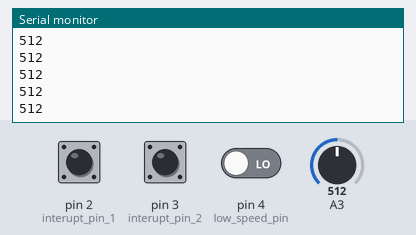
A sketch run on a simulated Arduino Uno, built with avr-gcc and run on an emulated ATmega328P. On the bench: the last lines printed to the serial monitor. Inputs (shaded band) come from the test bench; at power-on: pin 2 (interupt_pin_1) LOW, pin 3 (interupt_pin_2) LOW, A3 = 512, pin 4 (low_speed_pin) LOW. No radio packets arrive unless stated.

Above: at 1.2 s.
1.3 s: pin 2 (interupt_pin_1) pulled HIGH for 0.15 s
2.9 s: pin 3 (interupt_pin_2) pulled HIGH for 0.15 s
4.5 s: A3 set to 716
At 5.3 s:
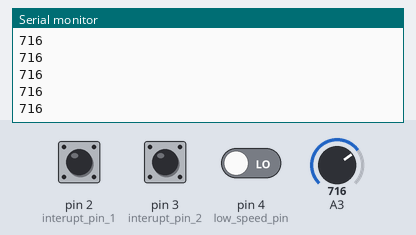
6.0 s: pin 2 (interupt_pin_1) pulled HIGH for 1 s
8.5 s: pin 3 (interupt_pin_2) pulled HIGH for 1 s
11.0 s: A3 set to 900
At 11.8 s:
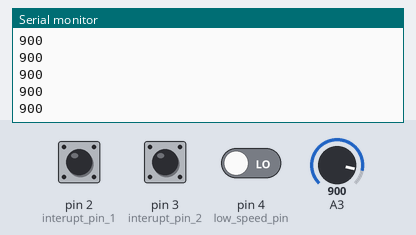
Timing chart, 0 to 13.1 s (numbered marks = the images above; inputs shaded):
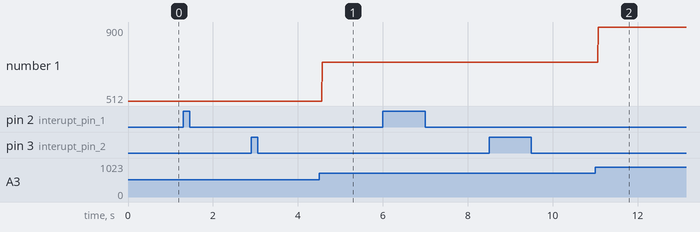

Measured:
- after the input at 4.5 s, the serial monitor: prints a new line after 0.07 s (image 1)
- after the input at 11.0 s, the serial monitor: prints a new line after 0.07 s (image 2)
- plotted number 1: 512 → 716 after the input at 4.5 s, 716 → 900 after the input at 11.0 s

The sketch:

remot_car_sender_code_1.ino
```cpp
/*
the sender code for remote car control for asmr compition
author :john remon 21/4/2023
code describtion :
this code is for sending data to the car using M177 NRF24L01 2.4GHz Antenna Wireless Transceiver Module
this module is a rf module using radio waves to send data
the control will bs as follows
you will have two speeds and turning back and of course stop the vehicle

changing the speeds will be done by an interup pin you need to puch that botton before you change the speed

the change in the speed will be done by pipe 0 and the movement will be done by pipe 1

*/
//you must conect mosi to pin 11 and iso to pin 12 and sck to pin 13  (important)
#include <SPI.h>
#include <nRF24L01.h>
#include <RF24.h>

#define CE_PIN 9
#define CSN_PIN 10
#define interupt_pin_1 2
#define interupt_pin_2 3 //not that this is not a botton but a switch that is either on  and the car is moving or stay off and the car is not moving
#define low_speed_pin 4


uint8_t speed =0;
bool send_number=0;
RF24 radio(CE_PIN,CSN_PIN);//those are the cr_pin and the csn_pin connected to the arduino

const uint64_t pipes[2] = {0xABADACAEA1LL, 0xABADACAEA2LL};//The adresse that must be in the reciever code

int turning_mechanism=0;
void setup() {
Serial.begin(9600);
radio.begin();
radio.setPALevel(RF24_PA_HIGH);
pinMode(A3,INPUT);
radio.setChannel(76); // Set the channel to 76
radio.setDataRate(RF24_250KBPS); // Set the data rate to 250 kbps
radio.openWritingPipe(pipes[0]); // Open pipe 0 for writing
radio.openWritingPipe(pipes[1]); // Open pipe 1 for writing
pinMode(interupt_pin_1,INPUT);
pinMode(interupt_pin_2,INPUT);
pinMode(5,INPUT);
attachInterrupt(digitalPinToInterrupt(interupt_pin_1),speed_selector,RISING);
attachInterrupt(digitalPinToInterrupt(interupt_pin_2),stop_the_car,RISING);//note that this is not a botton but a switch that is either on  and the car is moving or stay off and the car is not moving


}

void loop() {

turning_mechanism=analogRead(A3);
 radio.openWritingPipe(pipes[1]); // Set the writing pipe to pipe 1
 radio.write(&turning_mechanism, sizeof(turning_mechanism)); // Send the number on pipe 1
 Serial.println(turning_mechanism);
if (send_number==1)
{
   radio.openWritingPipe(pipes[0]);   // Set the writing pipe to pipe 0
   radio.write(&speed, sizeof(speed)); // Send the speed on pipe 0
   send_number=0;
   Serial.print("we sent the speed value and = ");
   Serial.println(speed);
}
}


//the normal mode that you are oving with your highest speed unless the switch is on
void speed_selector()
{
bool speed_botton =digitalRead(low_speed_pin);
if (speed_botton==HIGH)
{
  send_number=1;
   speed=1;
   //radio.openWritingPipe(pipes[0]);
   // Set the writing pipe to pipe 0
  //radio.write(&speed, sizeof(speed)); // Send the speed on pipe 0
  Serial.println("moving with low speed");

}
else
{
   speed=2;
     send_number=1;
  // radio.openWritingPipe(pipes[0]); // Set the writing pipe to pipe 0
  //radio.write(&speed, sizeof(speed)); // Send the speed on pipe 0
  Serial.println("moving with high speed");

}

}

void stop_the_car()//not that this is not a botton but a switch that is either on and the car is moving or stay off and the car is not moving
{
 speed =0;
  send_number=1;
 //radio.openWritingPipe(pipes[0]); // Set the writing pipe to pipe 0
 //radio.write(&speed, sizeof(speed)); // Send the speed on pipe 0
 Serial.println("stop the car");

}
```
